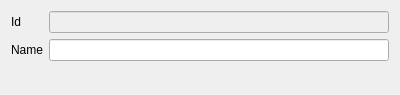
<?xml version="1.0" encoding="UTF-8"?>
<ui version="4.0">
 <class>DlgDishRemoveReason</class>
 <widget class="QDialog" name="DlgDishRemoveReason">
  <property name="geometry">
   <rect>
    <x>0</x>
    <y>0</y>
    <width>400</width>
    <height>95</height>
   </rect>
  </property>
  <property name="windowTitle">
   <string>Dialog</string>
  </property>
  <layout class="QHBoxLayout" name="horizontalLayout">
   <item>
    <layout class="QGridLayout" name="gridLayout">
     <item row="0" column="0">
      <widget class="QLabel" name="label">
       <property name="text">
        <string>Id</string>
       </property>
      </widget>
     </item>
     <item row="1" column="0">
      <widget class="QLabel" name="label_2">
       <property name="text">
        <string>Name</string>
       </property>
      </widget>
     </item>
     <item row="0" column="1">
      <widget class="QPLineEdit" name="lineEdit">
       <property name="enabled">
        <bool>false</bool>
       </property>
       <property name="field" stdset="0">
        <string>ID</string>
       </property>
      </widget>
     </item>
     <item row="1" column="1">
      <widget class="QPLineEdit" name="lineEdit_2">
       <property name="field" stdset="0">
        <string>NAME</string>
       </property>
      </widget>
     </item>
     <item row="2" column="0" colspan="2">
      <widget class="FBtnOkCancel" name="widget" native="true"/>
     </item>
    </layout>
   </item>
  </layout>
 </widget>
 <customwidgets>
  <customwidget>
   <class>FBtnOkCancel</class>
   <extends>QWidget</extends>
   <header location="global">fbtnokcancel.h</header>
   <container>1</container>
  </customwidget>
  <customwidget>
   <class>QPLineEdit</class>
   <extends>QLineEdit</extends>
   <header>qplineedit.h</header>
  </customwidget>
 </customwidgets>
 <resources/>
 <connections/>
</ui>
